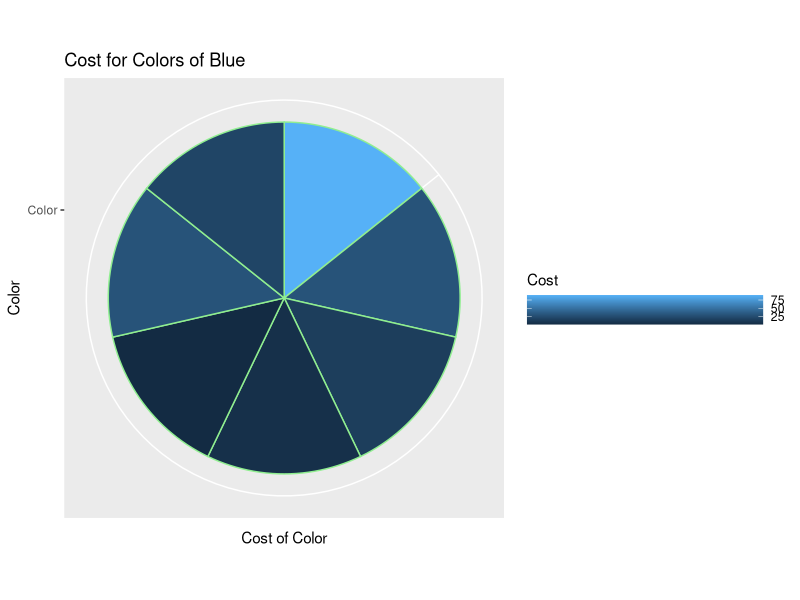
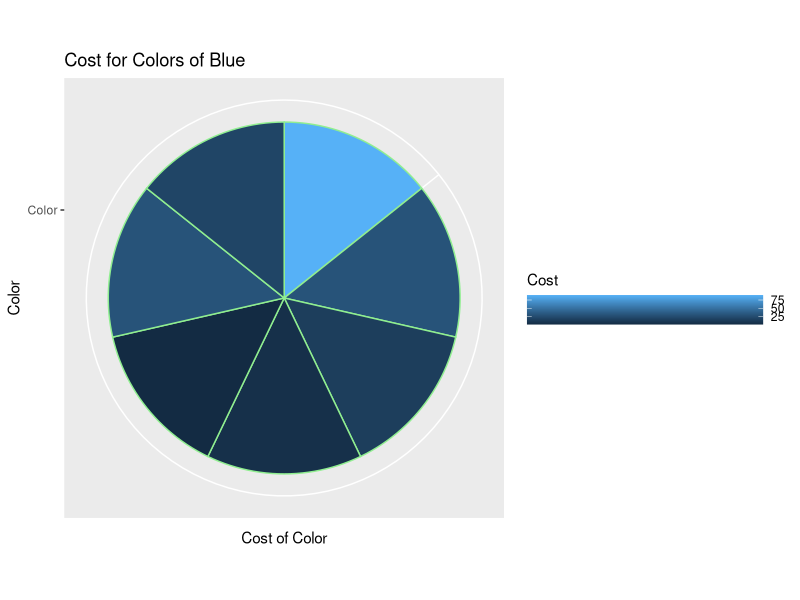

Recreate these plots in R, in order.
## ---- chunk 1
library(tidyverse)
## ---- chunk 2
bad_plot_df <- read_csv("badplot_v2.csv", 
                        show_col_types = FALSE, 
                        col_names = c("Color", "Cost") 
)
## ---- chunk 3
ggplot(bad_plot_df, aes(x="Color", y="Cost", fill=Cost)) +
  geom_bar(stat="identity", width=1, color="light green") +
    coord_polar("y", start=0) +
  xlab(label = "Color") + ylab(label = "Cost of Color") +
  ggtitle(label = "Cost for Colors of Blue") +
    theme(legend.key.width = unit(6, 'cm')) +
  theme(legend.key.height = unit(0.15, 'cm'))


# gg_save is used to save the file type/name, set pixel density, and dimensions of image.
ggsave("bad_plot.png", dpi=300, height = 8, width = 11, units = "in")
